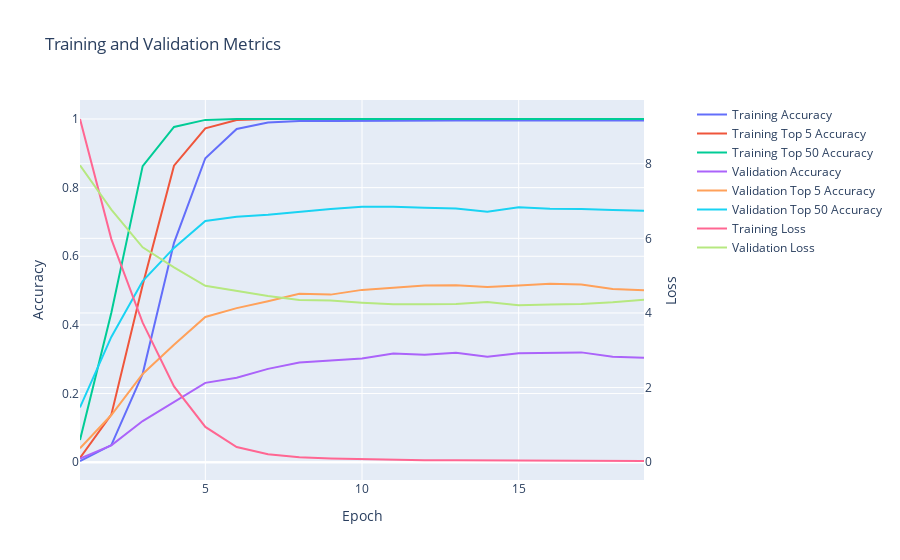

Notebook cell for this chart:
### Code cell
arcface_similarity_model.display_training_history()

### Figure 1 — Plotly figure (JSON) as saved in the notebook; plotly's stock layout.template omitted (floating-point values rounded to 4 significant figures)
{"data": [{"mode": "lines", "name": "Training Accuracy", "type": "scatter", "x": [1, 2, 3, 4, 5, 6, 7, 8, 9, 10, 11, 12, 13, 14, 15, 16, 17, 18, 19], "xaxis": "x", "y": [0.003455, 0.04967, 0.2575, 0.6392, 0.8856, 0.9711, 0.9897, 0.9942, 0.9944, 0.9952, 0.9953, 0.9954, 0.9954, 0.9953, 0.9953, 0.9955, 0.9953, 0.995, 0.9953, 0.9952], "yaxis": "y"}, {"mode": "lines", "name": "Training Top 5 Accuracy", "type": "scatter", "x": [1, 2, 3, 4, 5, 6, 7, 8, 9, 10, 11, 12, 13, 14, 15, 16, 17, 18, 19], "xaxis": "x", "y": [0.01244, 0.1384, 0.5162, 0.8639, 0.9727, 0.9968, 0.9997, 0.9996, 0.9999, 0.9997, 0.9998, 1.0, 0.9998, 0.9999, 0.9999, 0.9998, 1.0, 0.9997, 1.0, 1.0], "yaxis": "y"}, {"mode": "lines", "name": "Training Top 50 Accuracy", "type": "scatter", "x": [1, 2, 3, 4, 5, 6, 7, 8, 9, 10, 11, 12, 13, 14, 15, 16, 17, 18, 19], "xaxis": "x", "y": [0.0647, 0.4354, 0.8628, 0.9768, 0.9974, 1.0, 1.0, 1.0, 1.0, 0.9998, 1.0, 1.0, 1.0, 1.0, 1.0, 0.9999, 1.0, 0.9999, 1.0, 1.0], "yaxis": "y"}, {"mode": "lines", "name": "Validation Accuracy", "type": "scatter", "x": [1, 2, 3, 4, 5, 6, 7, 8, 9, 10, 11, 12, 13, 14, 15, 16, 17, 18, 19], "xaxis": "x", "y": [0.01037, 0.04907, 0.1199, 0.1745, 0.2312, 0.246, 0.2719, 0.2906, 0.2954, 0.3023, 0.3165, 0.3134, 0.3186, 0.3072, 0.3172, 0.3176, 0.32, 0.3075, 0.3041, 0.3224], "yaxis": "y"}, {"mode": "lines", "name": "Validation Top 5 Accuracy", "type": "scatter", "x": [1, 2, 3, 4, 5, 6, 7, 8, 9, 10, 11, 12, 13, 14, 15, 16, 17, 18, 19], "xaxis": "x", "y": [0.04077, 0.1375, 0.2571, 0.3421, 0.4233, 0.4489, 0.4689, 0.4907, 0.4883, 0.5021, 0.5083, 0.5149, 0.5159, 0.5107, 0.5149, 0.5197, 0.5176, 0.5045, 0.5007, 0.5107], "yaxis": "y"}, {"mode": "lines", "name": "Validation Top 50 Accuracy", "type": "scatter", "x": [1, 2, 3, 4, 5, 6, 7, 8, 9, 10, 11, 12, 13, 14, 15, 16, 17, 18, 19], "xaxis": "x", "y": [0.1596, 0.3649, 0.528, 0.6244, 0.7028, 0.7153, 0.7211, 0.7301, 0.7381, 0.744, 0.744, 0.7415, 0.7391, 0.7294, 0.7429, 0.7384, 0.7381, 0.7346, 0.7326, 0.7353], "yaxis": "y"}, {"mode": "lines", "name": "Training Loss", "type": "scatter", "x": [1, 2, 3, 4, 5, 6, 7, 8, 9, 10, 11, 12, 13, 14, 15, 16, 17, 18, 19], "xaxis": "x", "y": [9.199, 5.98, 3.74, 2.029, 0.945, 0.4051, 0.2105, 0.133, 0.09924, 0.07763, 0.06217, 0.05076, 0.04899, 0.04275, 0.03721, 0.03526, 0.03219, 0.03534, 0.0313, 0.03043], "yaxis": "y2"}, {"mode": "lines", "name": "Validation Loss", "type": "scatter", "x": [1, 2, 3, 4, 5, 6, 7, 8, 9, 10, 11, 12, 13, 14, 15, 16, 17, 18, 19], "xaxis": "x", "y": [7.958, 6.768, 5.758, 5.219, 4.729, 4.586, 4.454, 4.35, 4.332, 4.273, 4.232, 4.232, 4.239, 4.292, 4.208, 4.224, 4.241, 4.283, 4.351, 4.246], "yaxis": "y2"}], "layout": {"title": {"text": "Training and Validation Metrics"}, "xaxis": {"anchor": "y", "domain": [0.0, 0.94], "title": {"text": "Epoch"}}, "yaxis": {"anchor": "x", "domain": [0.0, 1.0], "title": {"text": "Accuracy"}}, "yaxis2": {"anchor": "x", "overlaying": "y", "side": "right", "title": {"text": "Loss"}}}}
